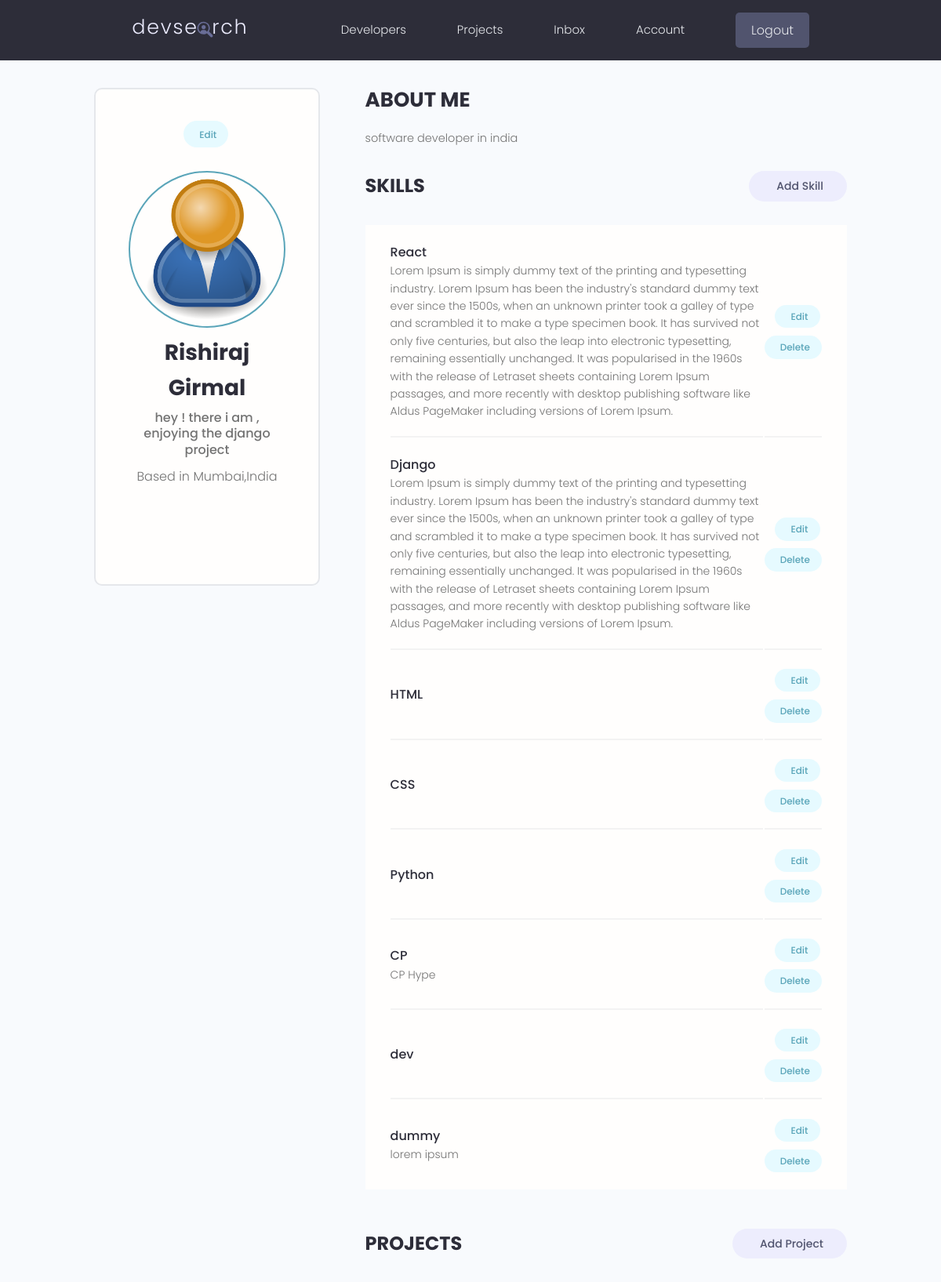
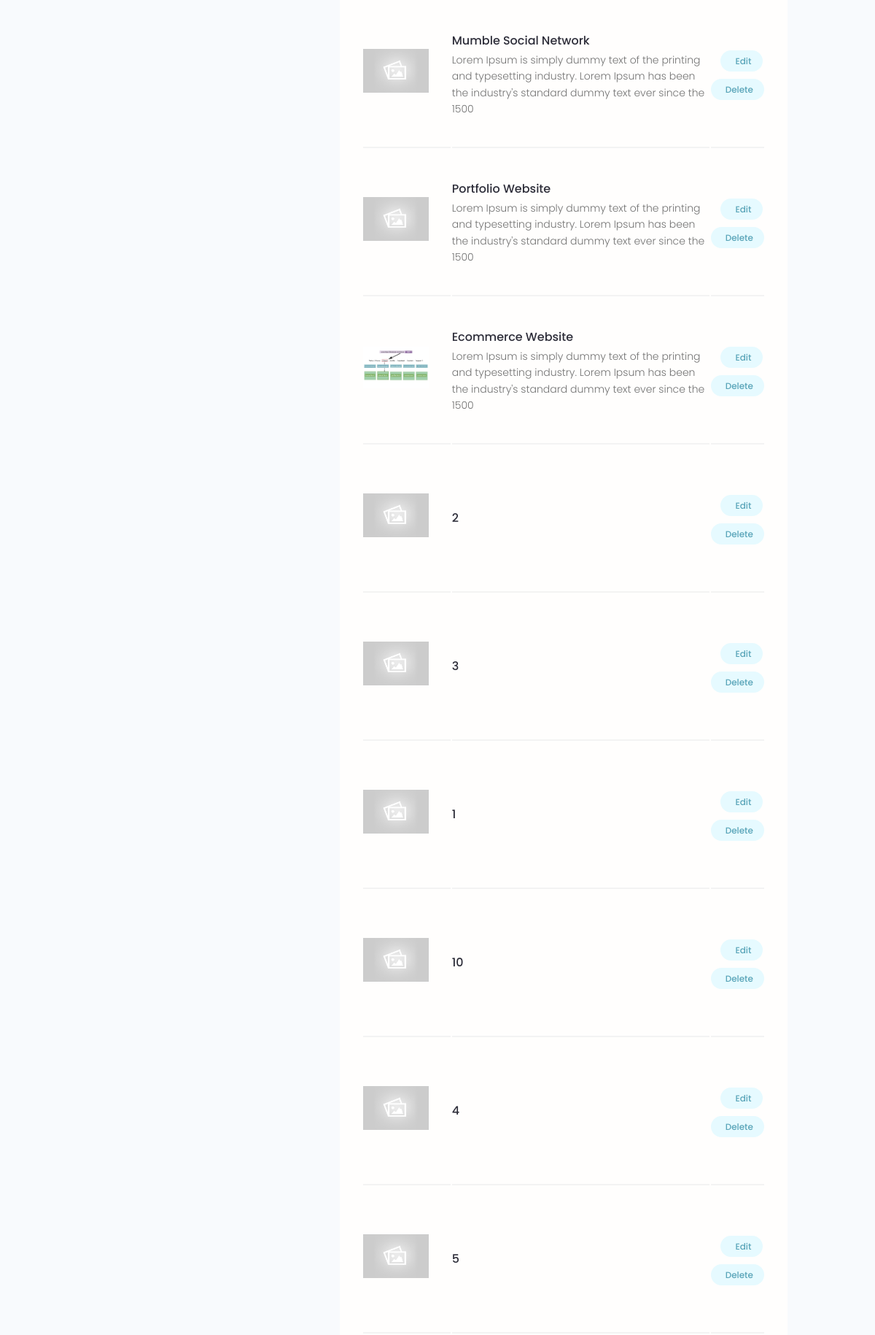
The app's page /account/ (signed in, upper part) with its own data (2 pictures, top to bottom).
### users/models.py (models this page shows, shortened)
class Profile(models.Model):
    user = models.OneToOneField(User,on_delete=models.CASCADE,null=True,blank=True)
    name = models.CharField(max_length=200)
    email = models.EmailField(max_length=500,blank=True,null=True)
    username = models.CharField(max_length=200,blank=True,null=True)
    location = models.CharField(max_length=200,blank=True,null=True)
    short_intro = models.CharField(max_length=200,blank=True,null=True)
    bio = models.TextField(blank = True,null = True)
    profile_image = models.ImageField(null=True,blank=True,upload_to='profiles/',default="profiles/user-default.png")
    social_github = models.CharField(max_length=200,blank =True,null = True)
    social_twitter = models.CharField(max_length=200,blank =True,null = True)
    social_linkedin = models.CharField(max_length=200,blank =True,null = True)
    social_youtube = models.CharField(max_length=200,blank =True,null = True)
    social_website = models.CharField(max_length=200,blank =True,null = True)
    created = models.DateTimeField(auto_now_add=True)
    id = models.UUIDField(default=uuid.uuid4 , unique=True, primary_key=True ,editable=False)

class Skill(models.Model):
    owner = models.ForeignKey(Profile,on_delete=models.CASCADE,null =True,blank=True)
    name = models.CharField(max_length=200,blank=True,null=True)
    description = models.TextField(null= True,blank=True)
    created = models.DateTimeField(auto_now_add =True)
    id = models.UUIDField(default=uuid.uuid4 , unique=True, primary_key=True ,editable=False)

### projects/models.py (models this page shows, shortened)
class Project(models.Model):
    owner = models.ForeignKey(Profile,null=True,blank=True,on_delete=models.SET_NULL)
    title = models.CharField(max_length=200)
    description = models.TextField(null=True ,blank=True)
    featured_images = models.ImageField(null=True ,blank=True,default="default.jpg")
    demo_link = models.CharField(max_length=2000, null=True , blank=True)
    source_link = models.CharField(max_length=2000, null=True , blank=True)
    tags = models.ManyToManyField('Tag',blank = True)
    vote_total = models.IntegerField(default=0, null=True , blank=True)
    vote_ratio = models.IntegerField(default=0, null=True , blank=True)
    created = models.DateTimeField(auto_now_add=True)
    id = models.UUIDField(default=uuid.uuid4 , unique=True, primary_key=True ,editable=False)
    class Meta:
        ordering = ['-vote_ratio','-vote_total','title']

### users/views.py (the view)
# urls.py: path('account/',views.userAccount,name="account"),
@login_required(login_url='login')
def userAccount(request):
    profile = request.user.profile
    skills = profile.skill_set.all()
    projects = profile.project_set.all()
    context = {'profile':profile , 'skills':skills , 'projects':projects}
    return render(request,'users/account.html',context)

### users/templates/users/account.html (shortened to what this page needs)
{% extends 'main.html' %}
{% block content %}
  <main class="settingsPage profile my-md">
    <div class="container">
      <div class="layout">
        <div class="column column--1of3">
          <div class="card text-center">
            <div class="card__body dev">
              <a class="tag tag--pill tag--main settings__btn" href="{% url 'edit-account' %}"> Edit</a>
              <img class="avatar avatar--xl dev__avatar" src="{{profile.profile_image.url}}" />
              <h2 class="dev__name">{{profile.name}}</h2>
              <p class="dev__title">{{profile.short_intro}}</p>
              <p class="dev__location">Based in {{profile.location}}</p>
              <ul class="dev__social">
              </ul>
            </div>
          </div>
        </div>
        <div class="column column--2of3">
          <div class="devInfo">
            <h3 class="devInfo__title">About Me</h3>
            <p class="devInfo__about">
              {{profile.bio}}
            </p>
          </div>
          <div class="settings">
            <h3 class="settings__title">Skills</h3>
            <a class="tag tag--pill tag--sub settings__btn tag--lg" href="{% url 'create-skill' %}"> Add Skill</a>
          </div>
          <table class="settings__table">
            {% for skill in skills %}
            <tr>
              <td class="settings__tableInfo">
                <h4>{{skill.name}}</h4>
                <p>
                  {{skill.description}}
                </p>
              </td>
              <td class="settings__tableActions">
                <a class="tag tag--pill tag--main settings__btn" href="{% url 'update-skill' skill.id %}"> Edit</a>
                <a class="tag tag--pill tag--main settings__btn" href="{% url 'delete-skill' skill.id %}?next=/account">
                  Delete</a>
              </td>
            </tr>
            {% endfor %}
          </table>
          <div class="settings">
            <h3 class="settings__title">Projects</h3>
            <a class="tag tag--pill tag--sub settings__btn tag--lg" href="{% url 'create-project' %}"> Add Project</a>
          </div>
          <table class="settings__table">
            {% for project in projects %}
            <tr>
              <td class="settings__thumbnail">
                <a href="{% url 'project' project.id %}"><img src="{{project.featured_images.url}}" alt="Project Thumbnail" /></a>
              </td>
              <td class="settings__tableInfo">
                <a href="{% url 'project' project.id %}">{{project.title}}</a>
                <p>
                  {{project.description|slice:"150"}}
                </p>
              </td>
              <td class="settings__tableActions">
                <a class="tag tag--pill tag--main settings__btn" href="{% url 'update-project' project.id %}"> Edit</a>
                <a class="tag tag--pill tag--main settings__btn" href="{% url 'delete-project' project.id %}?next=/account">
                  Delete</a>
              </td>
            </tr>
            {% endfor %}
          </table>
        </div>
      </div>
    </div>
  </main>
{% endblock content %}

### static/styles/app.css (style rules this page uses)
:root { --color-sub: #2d2d39; }
.card { border: 2px solid var(--color-light); }
img { width: 100%; }
.profile .card > .dev { padding: 4rem; }
.dev__avatar { display: block; margin: auto; }
.dev__name { color: var(--color-sub); font-size: 2.8rem; font-weight: 700; margin-top: 1rem; margin-bottom: 0.5rem; }
.dev__title { font-size: 1.6rem; font-weight: 500; line-height: 1.3; }
.dev__location { margin-top: 1rem; }
.dev__social { margin: 3rem 0; list-style: none; display: flex; justify-content: center; gap: 1.5rem; }
.devInfo { margin-bottom: 3rem; }
.devInfo__title, .devInfo__subtitle { font-size: 2.6rem; color: var(--color-sub); text-transform: uppercase; font-weight: 700; margin-bottom: 1.5rem; }
.devInfo__about, .devSkill__info { font-size: 1.45rem; line-height: 1.7; text-align: justify; }
.settingsPage .dev > .settings__btn { display: inline-block; margin-bottom: 3rem; }
.settings { display: flex; justify-content: space-between; align-items: center; }
.settings__title { font-size: 2.4rem; text-transform: uppercase; font-weight: 700; color: var(--color-sub); }
.settings__table { margin-top: 3rem; margin-bottom: 5rem; padding: 0 3rem; background: var(--color-white); }
.settings__table tr { width: 100%; }
.settings__table tr > td { padding: 2rem 0; }
.settings__table tr:not(:last-child) td { border-bottom: 2px solid var(--color-white-light); }
.settings__thumbnail { width: 23%; min-width: 10rem; }
.settings__thumbnail img { padding-right: 3rem; height: 15rem; object-fit: contain; }
.settings__tableInfo { width: 100%; }
.settings__tableInfo h4, .settings__tableInfo a { padding-right: 1rem; width: auto; font-size: 1.6rem; font-weight: 500; color: var(--color-sub); }
.settings__tableInfo p { font-size: 1.4rem; }
.settings__tableActions { text-align: right; }

### static/uikit/styles/modules/_variables.css (style rules this page uses)
:root { --color-main: #5aa5b9; --color-main-light: #e6faff; --color-sub: #3f4156; --color-sub-light: #51546e; --color-sub-lighter: #ededfd; --color-text: #737373; --color-gray: #8b8b8b; --color-light: #e5e7eb; --color-light-gray: #767676; --color-bg: #f8fafd; --color-white: #fffefd; --color-white-light: #f3f3f3; --color-success: #359e64; --color-success-bg: #def8e8; --color-error: #fc4b0b; --color-error-bg: #fff2ee; --font-base: 'Poppins', arial, helvetica, 'Segoe UI', roboto, ubuntu, sans-serif; --font-monospace: 'Fira Code', 'Courier New', courier, monospace; --font-regular: 300; --font-medium: 500; --font-bold: 700; --generic-shadow: 1px 1px 5px #00000010; --generic-transition: all 0.3s ease-in-out; }

### static/uikit/styles/modules/_base.css (style rules this page uses)
* { margin: 0; padding: 0; box-sizing: border-box; text-rendering: optimizeLegibility; color: inherit; font-size: inherit; }
html { font-size: 50%; }
@media only screen and (min-width: 480px) { html { font-size: 56.25%; } }
@media only screen and (min-width: 1200px) { html { font-size: 62.5%; } }
body { line-height: 1.6; font-weight: 400; font-size: 1.5rem; color: var(--color-text); background-color: var(--color-bg); min-height: 100vh; }

### static/uikit/styles/modules/_typography.css (style rules this page uses)
* { font-family: var(--font-base); }
h2 { font-size: 3.6rem; font-weight: var(--font-bold); }
h3 { font-size: 3.2rem; font-weight: var(--font-medium); }
h4 { font-size: 2.8rem; font-weight: var(--font-medium); }
p, span, strong { font-size: 1.6rem; color: var(--color-text); font-weight: var(--font-regular); }
a { padding-bottom: 2px; text-decoration: none; display: inline-block; color: var(--color-main); font-weight: var(--font-medium); }

### static/uikit/styles/modules/_utilities.css (style rules this page uses)
.container { width: 92%; max-width: 165rem; margin: 0 auto; box-sizing: border-box; }
@media screen and (min-width: 1000px) { .container { width: 90%; } }
@media screen and (min-width: 1200px) { .container { width: 80%; } }
.text-center { text-align: center; }
.my-md { margin: 3rem auto; }

### static/uikit/styles/modules/_avatar.css (style rules this page uses)
.avatar { border-radius: 50%; border: 2px solid var(--color-main); object-fit: cover; }
.avatar--xl { height: 20rem; width: 20rem; }

### static/uikit/styles/modules/_card.css (style rules this page uses)
.card { border-radius: 1rem; background-color: var(--color-white); border: 1.5px solid var(--color-light); width: auto; height: auto; margin-top: 0.5rem; margin-bottom: 0.5rem; overflow: hidden; }
.card__body, .card__header { padding: 2rem 2.5rem; }

### static/uikit/styles/modules/_layout.css (style rules this page uses)
.layout { display: flex; flex-flow: row wrap; justify-content: space-between; }
.layout > .column { margin-bottom: 3rem; }
.layout > .column.column--1of3 { flex-basis: 30%; }
.layout > .column.column--2of3 { flex-basis: 64%; }

### records on screen
Profile: profile_image (placeholder picture), name "Rishiraj Girmal", short_intro "hey ! there i am , enjoying the django project", location "Mumbai,India", bio "software developer in india"
Skill: name "React", description "Lorem Ipsum is simply dummy text of the printing and typesetting industry. Lorem Ipsum has been the industry's standard dummy text ever since the 1500s, when an unknown printer took a galley of type and scrambled it to make a type specimen book. It has survived not only five centuries, but also the leap into electronic typesetting, remaining essentially unchanged. It was popularised in the 1960s with the release of Letraset sheets containing Lorem Ipsum passages, and more recently with desktop publishing software like Aldus PageMaker including versions of Lorem Ipsum."
Skill: name "Django", description "Lorem Ipsum is simply dummy text of the printing and typesetting industry. Lorem Ipsum has been the industry's standard dummy text ever since the 1500s, when an unknown printer took a galley of type and scrambled it to make a type specimen book. It has survived not only five centuries, but also the leap into electronic typesetting, remaining essentially unchanged. It was popularised in the 1960s with the release of Letraset sheets containing Lorem Ipsum passages, and more recently with desktop publishing software like Aldus PageMaker including versions of Lorem Ipsum."
Skill: name "HTML"
Skill: name "CSS"
Skill: name "Python"
Skill: name "CP", description "CP Hype"
Skill: name "dev"
Skill: name "dummy", description "lorem ipsum"
Project: featured_images (placeholder picture), title "Mumble Social Network", description "Lorem Ipsum is simply dummy text of the printing and typesetting industry. Lorem Ipsum has been the industry's standard dummy text ever since the 1500"
Project: featured_images (placeholder picture), title "Portfolio Website", description "Lorem Ipsum is simply dummy text of the printing and typesetting industry. Lorem Ipsum has been the industry's standard dummy text ever since the 1500"
Project: featured_images (picture), title "Ecommerce Website", description "Lorem Ipsum is simply dummy text of the printing and typesetting industry. Lorem Ipsum has been the industry's standard dummy text ever since the 1500"
Project: featured_images (placeholder picture), title "2"
Project: featured_images (placeholder picture), title "3"
Project: featured_images (placeholder picture), title "1"
Project: featured_images (placeholder picture), title "10"
Project: featured_images (placeholder picture), title "4"
Project: featured_images (placeholder picture), title "5"
